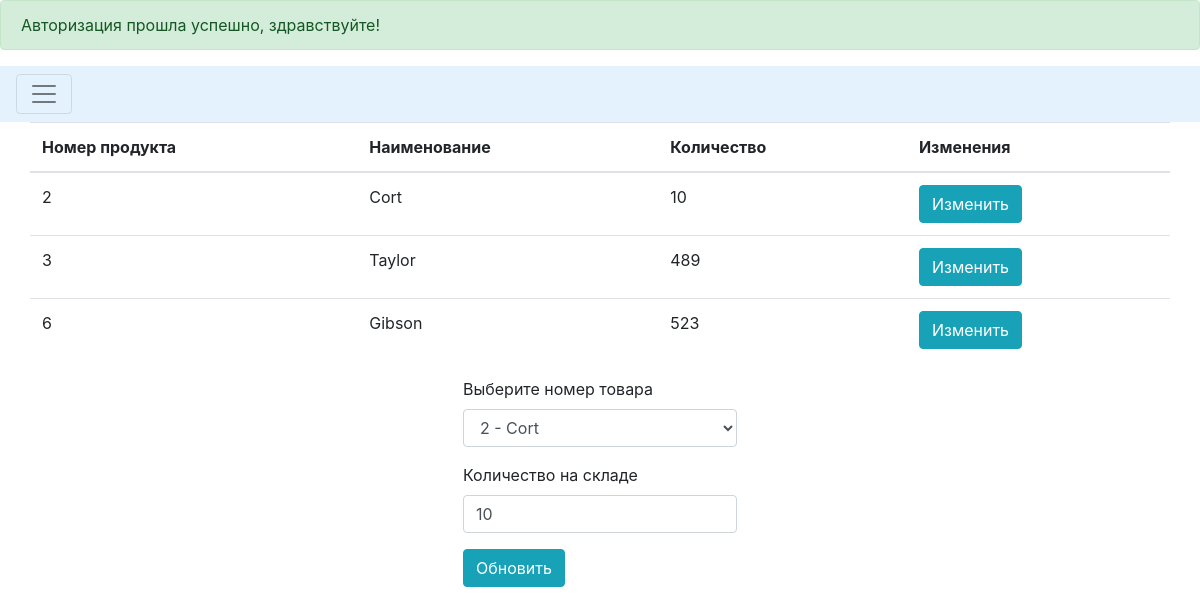
Page /stocks.php?edit=2 (signed in) on the committed database.
### tables this page shows
CREATE TABLE `stocks` (
  `ProductID` int(11) NOT NULL,
  `Qty` int(11) DEFAULT '0'
);

CREATE TABLE `products` (
  `ID` int(11) NOT NULL,
  `Name` varchar(50) NOT NULL
);

### processstocks.php (called while the page is built, shortened)
<?php
$mysqli = new mysqli('localhost', 'root', '', 'internetshopdb') or die(mysqli_error($mysqli));
if (isset($_GET['edit'])){
    $ProductID = $_GET['edit'];
    $update = true;
    $result = $mysqli->query("SELECT * FROM stocks WHERE ProductID=$ProductID") or die($mysqli->error);
    if(count(array($result))==1){
        $row = $result->fetch_array();
        $ProductID = $row['ProductID'];
        $Qty = $row['Qty'];
    }
}

### stocks.php (the view, shortened to what this page needs)
<!DOCTYPE html>
<html>
<head>
    <link rel="stylesheet" href="https://stackpath.bootstrapcdn.com/bootstrap/4.2.1/css/bootstrap.min.css">
</head>
<body>
<?php require_once 'processstocks.php'; ?>
<?php
	$link=mysqli_connect("localhost", "root", "", "internetshopdb");
	if (isset($_COOKIE['id']) and isset($_COOKIE['hash']))
	{
		$query = mysqli_query($link, "SELECT * FROM users WHERE user_id = '".intval($_COOKIE['id'])."' LIMIT 1");
		$userdata = mysqli_fetch_assoc($query);
	}
	else
	{
		print "Включите куки";
	}
if (isset($_SESSION['message'])): ?>
    <div class="alert alert-<?=$_SESSION['msg_type']?>">
        <?php
        echo $_SESSION['message'];
        ?>
    </div>
<?php endif ?>
<div class="pos-f-t">
    <nav class="navbar navbar-light" style="background-color: #e3f2fd;">
        <button class="navbar-toggler" type="button" data-toggle="collapse" data-target="#navbarToggleExternalContent" aria-controls="navbarToggleExternalContent" aria-expanded="false" aria-label="Toggle navigation">
            <span class="navbar-toggler-icon"></span>
        </button>
    </nav>
</div>
<div class="container">
    <?php
    $mysqli = new mysqli('localhost', 'root', '', 'internetshopdb') or die(mysqli_error($mysqli));
	$search_products_result = $mysqli->query("SELECT * FROM products ORDER BY ID ASC") or die($mysqli->error);
    $result = $mysqli->query("SELECT stocks.ProductID, products.Name, stocks.Qty FROM stocks,products WHERE stocks.ProductID=products.ID ORDER BY ProductID ASC") or die($mysqli->error);
    ?>
    <div class="row justify-content-center">
        <table class="table">
            <thead>
            <tr>
                <th>Номер продукта</th>
                <th>Наименование</th>
                <th>Количество</th>
				<?php
					if(($userdata['user_level'] == 2))
					{
				?>
                <th colspan="2">Действия</th>
				<?php
					}
					else if(($userdata['user_level'] == 1))
					{
				?>
                <th colspan="1">Изменения</th>
				<?php
					}
				?>
            </tr>
            </thead>
            <?php
            while ($row = $result->fetch_assoc()): ?>
                <tr>
                    <td><?php echo $row['ProductID']; ?></td>
					<td><?php echo $row['Name']; ?></td>
                    <td><?php echo $row['Qty']; ?></td>
					<?php
					if(($userdata['user_level'] == 2))
					{
					?>
                    <td>
                        <a href="stocks.php?edit=<?php echo $row['ProductID']; ?>"
                           class="btn btn-info">Изменить</a>
                        <a href="processstocks.php?delete=<?php echo $row['ProductID']; ?>"
                           class="btn btn-danger">Удалить</a>
                    </td>
					<?php
					}
					else if(($userdata['user_level'] == 1))
					{
					?>
					<td>
                        <a href="stocks.php?edit=<?php echo $row['ProductID']; ?>"
                           class="btn btn-info">Изменить</a>
                    </td>
					<?php
					}
					?>
                </tr>
            <?php endwhile; ?>
        </table>
    </div>
					<?php
					if(($userdata['user_level'] > 0))
					{
					?>
    <div class="row justify-content-center">
        <form action="processstocks.php" method="POST">
            <div class="form-group">
                <label>Выберите номер товара</label>
                <select class="form-control" id="exampleFormControlSelect1" name=ProductID>
                  <?php while ($row = $search_products_result->fetch_assoc()): ?>
                      <?php if ($ProductID == $row['ID']): ?>
                          <option selected><?php echo $row['ID'],' - ',$row['Name'];?></option>
                      <?php else: ?>
                          <option><?php echo $row['ID'],' - ',$row['Name']; ?></option>
                      <?php endif; ?>
                  <?php endwhile; ?>
                </select>
            </div>
            <div class="form-group">
                <label>Количество на складе</label>
                <input type="text" name="Qty" class="form-control" pattern="[0-9]{1,}$"
                       value="<?php echo $Qty; ?>" placeholder="Введите количество" required>
            </div>
            <div class="form-group">
                <?php
                if($update == true):
                    ?>
                    <button type="submit" class="btn btn-info" name="update">Обновить</button>
                <?php else: ?>
                    <button type="submit" class="btn btn-primary" name="save">Добавить</button>
                <?php endif; ?>
            </div>
        </form>
    </div>
	<?php
					}
	?>
</div>
</body>
</html>

### rows in the picture
stocks: ProductID "2", ProductID.Name "Cort", Qty "10"
stocks: ProductID "3", ProductID.Name "Taylor", Qty "489"
stocks: ProductID "6", ProductID.Name "Gibson", Qty "523"

### other values in the picture
$_SESSION['message'] "Авторизация прошла успешно, здравствуйте!"
form field ProductID "2 - Cort"
